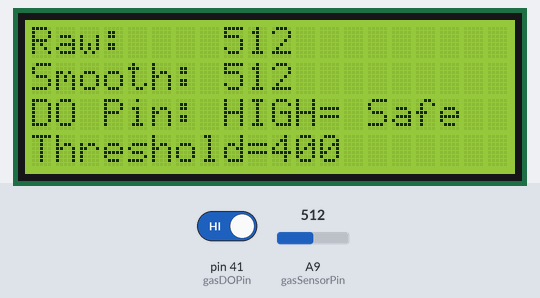
A sketch run on a simulated Arduino Mega 2560, built with avr-gcc and run on an emulated ATmega2560. Parts: 20×4 character LCD. Inputs (shaded band) come from the test bench; at power-on: pin 41 (gasDOPin) HIGH, A9 (gasSensorPin) = 512.

Above: at 4.2 s.
4.3 s: pin 41 (gasDOPin) driven LOW
At 5.5 s:
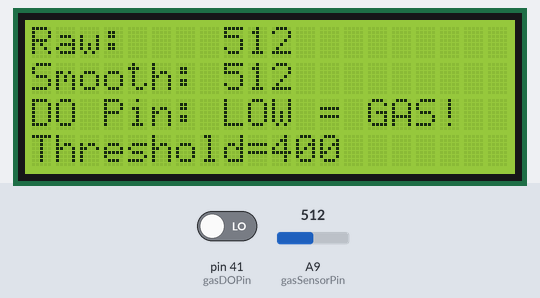
6.1 s: A9 (gasSensorPin) set to 390
At 6.6 s:
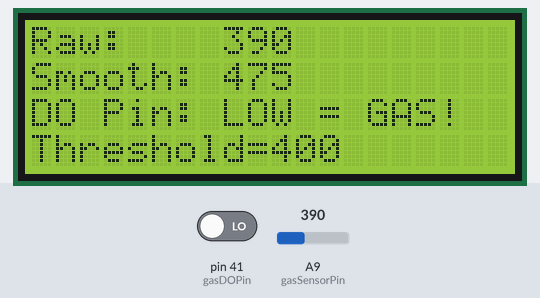
8.2 s: A9 (gasSensorPin) set to 410
At 9.9 s:
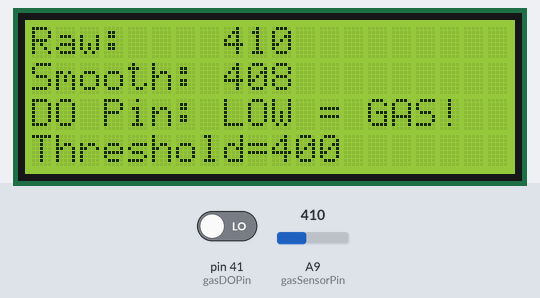
10.4 s: pin 41 (gasDOPin) driven HIGH
At 11.2 s:
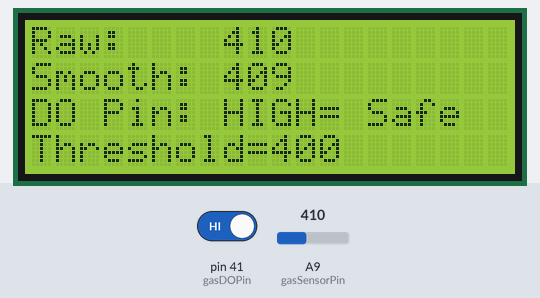
12.2 s: A9 (gasSensorPin) set to 511
At 12.74 s:
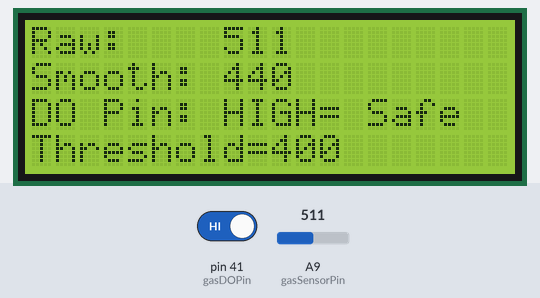
Timing chart, 0 to 15.2 s (numbered marks = the images above; inputs shaded):
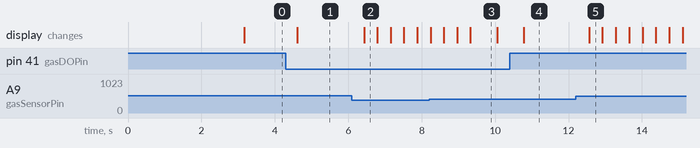

Measured:
- after the input at 4.3 s, the display: changes after 0.32 s (image 1)
- after the input at 6.1 s, the display: changes after 0.33 s (image 2)
- after the input at 10.4 s, the display: changes after 0.38 s (image 4)
- after the input at 12.2 s, the display: changes after 0.36 s (image 5)

The sketch:

Gas_Test.ino
```cpp
/* كود اختبار حساس الغاز - يعرض القيم على LCD */
#include <Wire.h>
#include <LiquidCrystal_I2C.h>

LiquidCrystal_I2C lcd(0x27, 20, 4);

const int gasSensorPin = A9;
const int gasDOPin = 41;

int gasRaw = 0;
int gasDO = HIGH;
float smoothGas = 0.0;

void setup() {
  lcd.init();
  lcd.backlight();
  lcd.clear();

  pinMode(gasSensorPin, INPUT);
  pinMode(gasDOPin, INPUT);

  lcd.setCursor(0, 0);
  lcd.print("Gas Sensor Test");
  lcd.setCursor(0, 1);
  lcd.print("Warming up...");
  delay(3000);
  lcd.clear();

  smoothGas = (float)analogRead(gasSensorPin);
}

void loop() {
  gasRaw = analogRead(gasSensorPin);
  gasDO = digitalRead(gasDOPin);
  smoothGas = smoothGas * 0.7 + gasRaw * 0.3;

  lcd.setCursor(0, 0);
  lcd.print("Raw:    ");
  lcd.print(gasRaw);
  lcd.print("   ");

  lcd.setCursor(0, 1);
  lcd.print("Smooth: ");
  lcd.print((int)smoothGas);
  lcd.print("   ");

  lcd.setCursor(0, 2);
  lcd.print("DO Pin: ");
  if (gasDO == LOW)
    lcd.print("LOW = GAS!");
  else
    lcd.print("HIGH= Safe  ");

  lcd.setCursor(0, 3);
  lcd.print("Threshold=400     ");

  delay(300);
}
```
